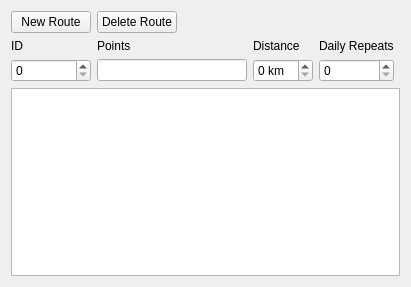
<?xml version="1.0" encoding="UTF-8"?>
<ui version="4.0">
 <class>RouteTab</class>
 <widget class="QWidget" name="RouteTab">
  <property name="geometry">
   <rect>
    <x>0</x>
    <y>0</y>
    <width>411</width>
    <height>287</height>
   </rect>
  </property>
  <property name="windowTitle">
   <string>Routes</string>
  </property>
  <layout class="QGridLayout" name="gridLayout">
   <item row="2" column="0">
    <widget class="QSpinBox" name="mIdSb"/>
   </item>
   <item row="2" column="3">
    <widget class="QSpinBox" name="mDistanceSb">
     <property name="suffix">
      <string> km</string>
     </property>
     <property name="prefix">
      <string/>
     </property>
    </widget>
   </item>
   <item row="1" column="0">
    <widget class="QLabel" name="mIdLabel">
     <property name="text">
      <string>ID</string>
     </property>
    </widget>
   </item>
   <item row="1" column="4">
    <widget class="QLabel" name="mDailyRepeatsLabel">
     <property name="text">
      <string>Daily Repeats</string>
     </property>
    </widget>
   </item>
   <item row="1" column="3">
    <widget class="QLabel" name="mDistanceLabel">
     <property name="text">
      <string>Distance</string>
     </property>
    </widget>
   </item>
   <item row="2" column="4">
    <widget class="QSpinBox" name="mDailyRepeatsSb">
     <property name="suffix">
      <string/>
     </property>
    </widget>
   </item>
   <item row="3" column="0" colspan="6">
    <widget class="QTableWidget" name="mRouteTableWidget"/>
   </item>
   <item row="0" column="0">
    <widget class="QPushButton" name="mNewRouteBtn">
     <property name="text">
      <string>New Route</string>
     </property>
    </widget>
   </item>
   <item row="0" column="1">
    <widget class="QPushButton" name="mDelRouteBtn">
     <property name="text">
      <string>Delete Route</string>
     </property>
    </widget>
   </item>
   <item row="0" column="2">
    <spacer name="horizontalSpacer">
     <property name="orientation">
      <enum>Qt::Horizontal</enum>
     </property>
     <property name="sizeHint" stdset="0">
      <size>
       <width>40</width>
       <height>20</height>
      </size>
     </property>
    </spacer>
   </item>
   <item row="2" column="1" colspan="2">
    <widget class="QLineEdit" name="mPointsEdit"/>
   </item>
   <item row="1" column="1" colspan="2">
    <widget class="QLabel" name="mPointsLabel">
     <property name="text">
      <string>Points</string>
     </property>
    </widget>
   </item>
  </layout>
 </widget>
 <resources/>
 <connections/>
</ui>
